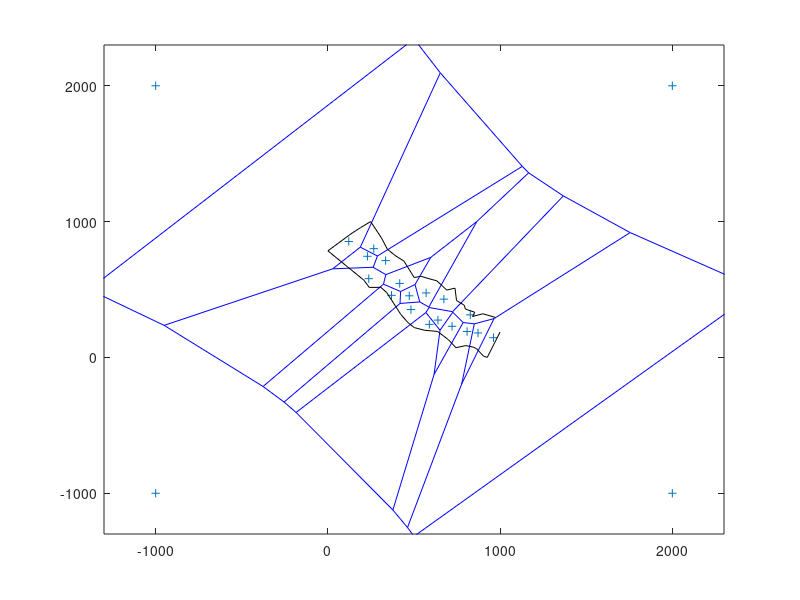

MATLAB code for this plot: (Note: this script raises an error after producing the figure.)
function area = voronoi_valley()

cvs = load('cv_station_Tx_v2.txt');
cvb = load('cv_boundary.txt');

n = 1000;

% Boundary for the central valley
cvb_left = min(cvb(:,1));
cvb_bott = min(cvb(:,2));

cvb_right = max(cvb(:,1));
cvb_top   = max(cvb(:,2));

cvb(:,1) = (cvb(:,1) - cvb_left) / (cvb_right - cvb_left) * n;
cvb(:,2) = (cvb(:,2) - cvb_bott) / (cvb_top - cvb_bott) * n;

cvs(:,1) = (cvs(:,1) - cvb_left) / (cvb_right - cvb_left) * n;
cvs(:,2) = (cvs(:,2) - cvb_bott) / (cvb_top - cvb_bott) * n;

cvs = [cvs; -1000 -1000; -1000 2000; 2000 2000; 2000 -1000];

[v,c] = voronoin(cvs);

voronoi(cvs(:,1),cvs(:,2));
hold on;
plot(cvb(:,1), cvb(:,2), 'k-');

% Build the mask
valleymask = poly2mask(cvb(:,1), cvb(:,2), n, n);
area = zeros(size(c,1)-4,1);
for i = 1:size(c,1)-4

    cs = c{i};
    for j = 1:length(cs)
        if (cs(j) == 1)
            cs(j:length(cs)-1) = cs(j+1:length(cs));
            break;
        end
    end
    cvs = [];
    cvs(:,1) = v(cs',1);
    cvs(:,2) = v(cs',2);
    fill(cvs(:,1), cvs(:,2), 'r-');
    
    stationmask = poly2mask(cvs(:,1), cvs(:,2), n, n);
    area(i) = sum(sum(valleymask & stationmask));
end
hold off;

area = area / sum(area);

disp(sprintf('Total area: %1.5e', sum(area)));
disp(sprintf('Valley area: %1.5e', sum(sum(valleymask))));